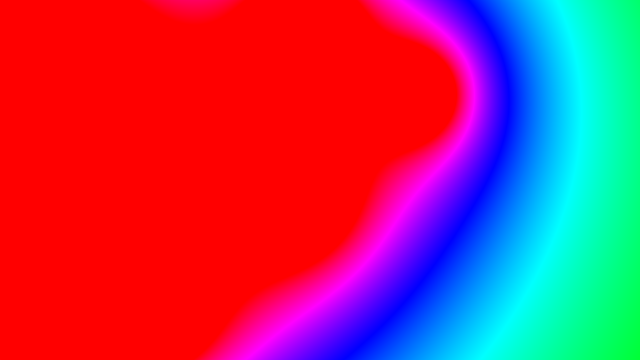
Frame 1 (no input)
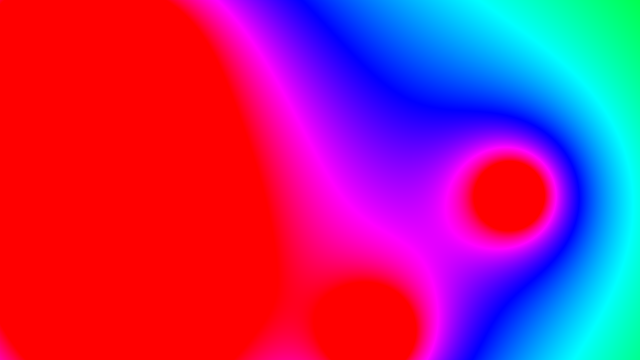
Frame 60 (the mouse pressed at the canvas centre just before this capture)
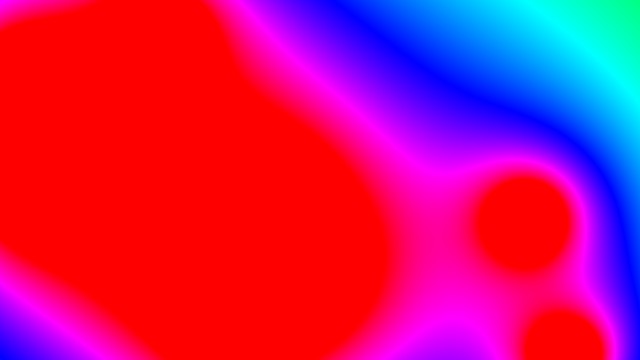
Frame 120 (the mouse held since frame 60 and released just before this capture)

The Processing sketch that drew these frames (run headless with seeded random() and noise(); from frame 60 on, the mouse is pressed at the canvas centre):

// Processing sketch: Metaballs
// ── Metaballs.pde
Blob[] blobs = new Blob[10];

void setup(){
  size(640, 360);
  colorMode(HSB);
  
  for(int i = 0; i < blobs.length; i++){
    blobs[i] = new Blob(random(width), random(height));
  }
}

void draw(){
  background(51);
  
  loadPixels();
  for(int x = 0; x < width; x++){
    for(int y = 0; y < height; y++){
      int index = x + y * width;
      float col = 0;
      for(Blob b : blobs){
        float d = dist(x, y, b.pos.x, b.pos.y);
        col += b.r * 120 / d;
      }
      pixels[index] = color(col, 255, 255);
    }
  }
  updatePixels();
  
  for(Blob b : blobs){
    b.update();
  }
}
// ── Blob.pde
class Blob{
  PVector pos;
  PVector vel;
  float r;
  
  Blob(float x, float y){
    pos = new PVector(x, y);
    vel = PVector.random2D();
    vel.mult(random(2, 5));
    r = 40;
  }
  
  void update(){
    pos.add(vel);
    
    if(pos.x > width || pos.x < 0){
      vel.x *= -1;
    }
    if(pos.y > height || pos.y < 0){
      vel.y *= -1;
    }
  }
  
  void show(){
    noFill();
    stroke(0);
    strokeWeight(4);
    ellipse(pos.x, pos.y, r * 2, r * 2);
  }
}
